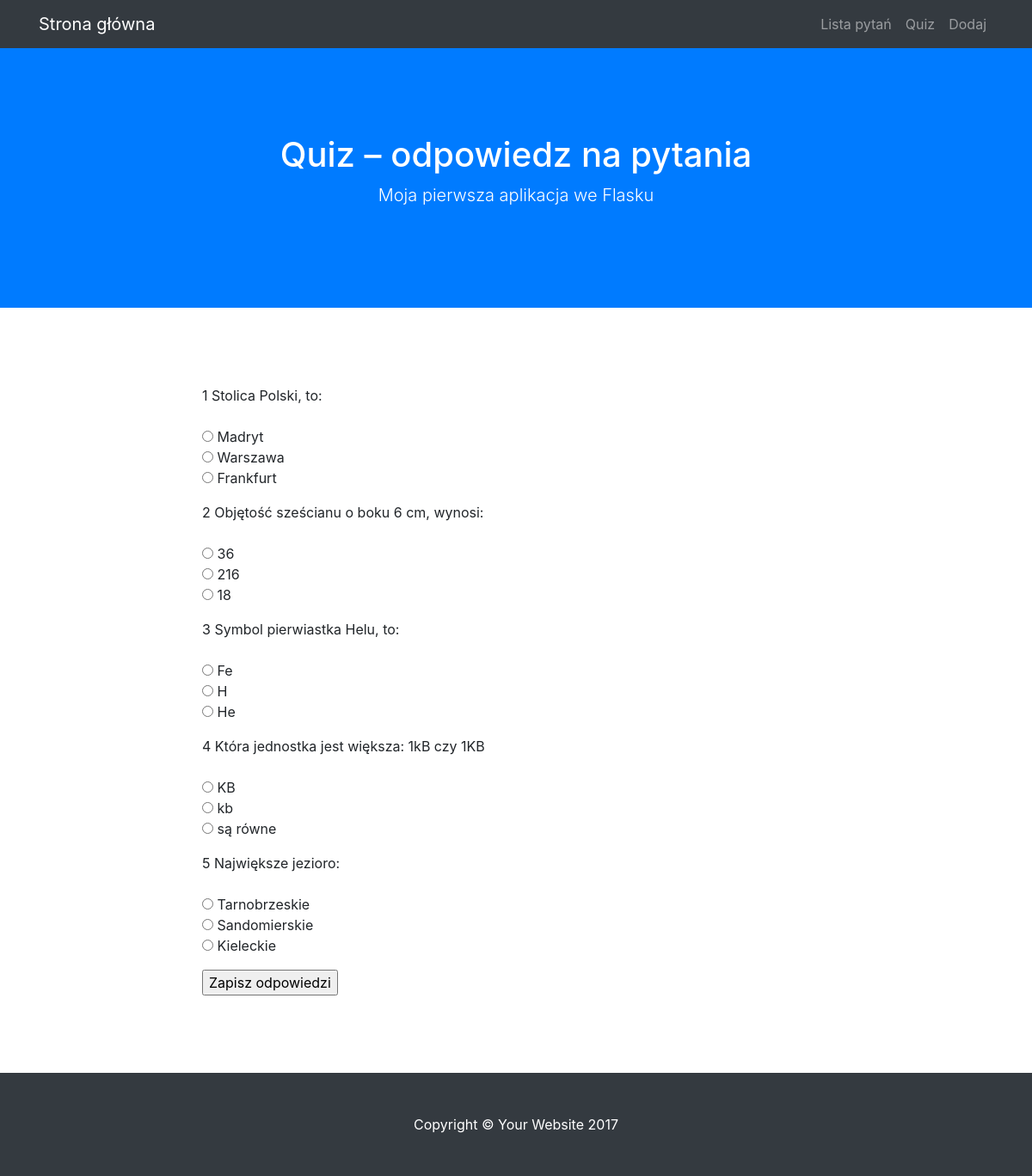
The page /quiz on the database its author committed.
### aplikacje/quiz/modele.py (models this page shows)
class BazaModel(Model):
    class Meta:
        database = baza

class Pytanie(BazaModel):
    pytanie = CharField(null=False)
    kategoria = ForeignKeyField(Kategoria, related_name='pytania')

class Odpowiedz(BazaModel):
    odpowiedz = CharField(null=False)
    pytanie = ForeignKeyField(Pytanie, related_name='odpowiedzi')
    odpok = IntegerField(default=0)

### aplikacje/quiz/views.py (the view, shortened to what this page needs)
@app.route("/quiz", methods=['GET', 'POST'])
def quiz():
    pytania = Pytanie.select().join(Odpowiedz).distinct().order_by(Pytanie.id)
    return render_template('quiz.html', query = pytania)

### aplikacje/quiz/quiz.py (called while the page is built)
@app.before_request
def before_request():
    g.db = baza
    g.db.connect()

@app.after_request
def after_request(response):
    g.db.close()
    return response

### aplikacje/quiz/templates/quiz.html (shortened to what this page needs)
{% extends "szablon.html" %}
{% block h1 %}Quiz – odpowiedz na pytania{% endblock %}
{% block tresc %}
    <form method="POST">
    {% for p in query %}
    <p>
        {{ p.id }} {{ p.pytanie }}<br>
        <br>
        {% for o in p.odpowiedzi %}
        <input type="radio" name="{{ p.id }}" value="{{ o.id }}">
        {{ o.odpowiedz }}
        <br>
        {% endfor %}
    </p>
    {% endfor %}
    <input type="submit" value="Zapisz odpowiedzi">
    </form>
{% endblock %}

### aplikacje/quiz/templates/szablon.html (shortened to what this page needs)
<!DOCTYPE html>
<html lang="en">
  <head>
    <link href="{{ url_for('static', filename='vendor/bootstrap/css/bootstrap.min.css') }}" rel="stylesheet">
    <link href="{{ url_for('static', filename='css/scrolling-nav.css') }}" rel="stylesheet">
    <link href="{{ url_for('static', filename='css/style.css') }}" rel="stylesheet">
  </head>
  <body id="page-top">
    <nav class="navbar navbar-expand-lg navbar-dark bg-dark fixed-top" id="mainNav">
      <div class="container">
        <a class="navbar-brand js-scroll-trigger" href="{{ url_for('index') }}">Strona główna</a>
        <div class="collapse navbar-collapse" id="navbarResponsive">
          <ul class="navbar-nav ml-auto">
            <li class="nav-item">
              <a class="nav-link js-scroll-trigger" href="{{ url_for('lista') }}">Lista pytań</a>
            </li>
            <li class="nav-item">
              <a class="nav-link js-scroll-trigger" href="{{ url_for('quiz') }}">Quiz</a>
            </li>
            <li class="nav-item">
              <a class="nav-link js-scroll-trigger" href="{{ url_for('dodaj') }}">Dodaj</a>
            </li>
          </ul>
        </div>
      </div>
    </nav>
    <header class="bg-primary text-white">
      <div class="container text-center">
        <h1>{% block h1 %}{% endblock %}</h1>
        <p class="lead">Moja pierwsza aplikacja we Flasku</p>
      </div>
    </header>
    <section id="quiz">
      <div class="container">
        <div class="row">
          <div class="col-lg-8 mx-auto">
            {% block tresc %}
            {% endblock %}
          </div>
        </div>
      </div>
    </section>
    <footer class="py-5 bg-dark">
      <div class="container">
        <p class="m-0 text-center text-white">Copyright &copy; Your Website 2017</p>
      </div>
    </footer>
  </body>
</html>

### aplikacje/quiz/static/css/scrolling-nav.css (style rules this page uses)
header { padding: 154px 0 100px; }
@media (min-width: 992px) { header { padding: 156px 0 100px; } }
section { padding: 150px 0; }

### aplikacje/quiz/static/css/style.css (style rules this page uses)
section { padding: 90px 0; }

### rows shown on the page
Pytanie: id "1", pytanie "Stolica Polski, to:"
Odpowiedz: odpowiedz "Madryt"
Odpowiedz: odpowiedz "Warszawa"
Odpowiedz: odpowiedz "Frankfurt"
Pytanie: id "2", pytanie "Objętość sześcianu o boku 6 cm, wynosi:"
Odpowiedz: odpowiedz "36"
Odpowiedz: odpowiedz "216"
Odpowiedz: odpowiedz "18"
Pytanie: id "3", pytanie "Symbol pierwiastka Helu, to:"
Odpowiedz: odpowiedz "Fe"
Odpowiedz: odpowiedz "H"
Odpowiedz: odpowiedz "He"
Pytanie: id "4", pytanie "Która jednostka jest większa: 1kB czy 1KB"
Odpowiedz: odpowiedz "KB"
Odpowiedz: odpowiedz "kb"
Odpowiedz: odpowiedz "są równe"
Pytanie: id "5", pytanie "Największe jezioro:"
Odpowiedz: odpowiedz "Tarnobrzeskie"
Odpowiedz: odpowiedz "Sandomierskie"
Odpowiedz: odpowiedz "Kieleckie"
